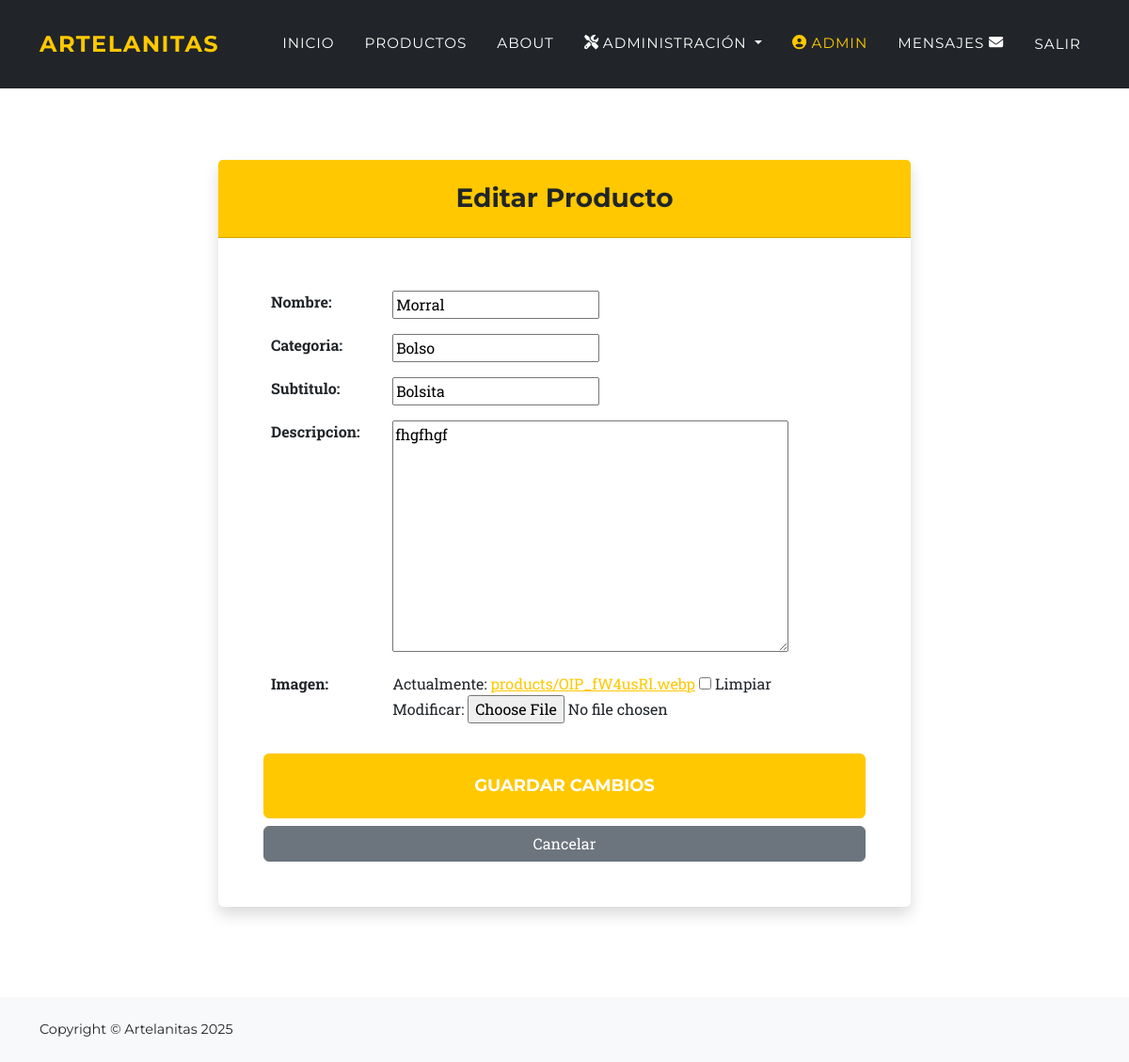
Screenshot of /pages/editar/6/ (signed in) with the database file from the repository.
### negocio/models.py (models this page shows, shortened)
class Product(models.Model):
    nombre = models.CharField(max_length=200)
    categoria = models.CharField(max_length=100, blank=True)
    subtitulo = models.CharField(max_length=200, blank=True)
    descripcion = RichTextField(blank=True)
    imagen = models.ImageField(upload_to='products/', blank=True, null=True)
    precio = models.IntegerField()
    fecha_creacion = models.DateTimeField(default=timezone.now)

### negocio/views.py (the view)
# urls.py: path('pages/editar/<int:pk>/', views.ProductUpdate.as_view(), name='product_update'),
class ProductUpdate(LoginRequiredMixin, UpdateView):
    model = Product
    template_name = "negocio/form_producto_editar.html"
    fields = ['nombre', 'categoria', 'subtitulo', 'descripcion', 'imagen']
    success_url = reverse_lazy('inicio')

### negocio/templates/negocio/form_producto_editar.html (shortened to what this page needs)
{% extends "negocio/base.html" %}
{% block content %}
<section class="page-section" style="padding-top: 120px;">
    <div class="container">
        <div class="row justify-content-center">
            <div class="col-lg-8">
                <div class="card shadow border-0">
                    <div class="card-header bg-warning text-white text-center py-4">
                        <h3 class="m-0 text-dark">Editar Producto</h3>
                    </div>
                    <div class="card-body p-5">
                        <form method="POST" enctype="multipart/form-data">
                            <table class="table table-borderless">
                                {{ form.as_table }}
                            </table>
                            <div class="d-grid gap-2 mt-4">
                                <button type="submit" class="btn btn-primary btn-xl text-uppercase">Guardar Cambios</button>
                                <a href="{% url 'inicio' %}" class="btn btn-secondary">Cancelar</a>
                            </div>
                        </form>
                    </div>
                </div>
            </div>
        </div>
    </div>
</section>
{% endblock %}

### negocio/templates/negocio/base.html (shortened to what this page needs)
<!DOCTYPE html>
<html lang="es">
<head>
    {% load static %}
    <link href="{% static 'css/styles.css' %}" rel="stylesheet" />
</head>
<body id="page-top">
    <nav class="navbar navbar-expand-lg navbar-dark fixed-top" id="mainNav" style="background-color: #212529;">
        <div class="container">
            <a class="navbar-brand" href="{% url 'inicio' %}">ARTELANITAS</a>
            <div class="collapse navbar-collapse" id="navbarResponsive">
                <ul class="navbar-nav text-uppercase ms-auto py-4 py-lg-0">
                    <li class="nav-item"><a class="nav-link" href="{% url 'inicio' %}">Inicio</a></li>
                    <li class="nav-item"><a class="nav-link" href="{% url 'pages' %}">Productos</a></li>
                    <li class="nav-item"><a class="nav-link" href="{% url 'about' %}">About</a></li>
                    {% if user.is_authenticated %}
                        <li class="nav-item dropdown">
                            <a class="nav-link dropdown-toggle" href="#" id="navbarDropdown" role="button" data-bs-toggle="dropdown" aria-expanded="false">
                                <i class="fas fa-tools"></i> Administración
                            </a>
                        </li>
                        <li class="nav-item">
                            <a class="nav-link text-warning" href="{% url 'editar_perfil' %}">
                                <i class="fas fa-user-circle"></i> {{ user.username }}
                            </a>
                        </li>
                        <li class="nav-item">
                            <a class="nav-link" href="{% url 'inbox' %}">Mensajes <i class="fas fa-envelope"></i></a>
                        </li>
                        <li class="nav-item">
                            <form action="{% url 'logout' %}" method="post" class="d-inline">
                                <button type="submit" class="nav-link btn btn-link text-uppercase" style="text-decoration: none;">Salir</button>
                            </form>
                        </li>
                    {% else %}
                        <li class="nav-item"><a class="nav-link" href="{% url 'login' %}">Login</a></li>
                        <li class="nav-item"><a class="nav-link" href="{% url 'registro' %}">Registrarse</a></li>
                    {% endif %}
                </ul>
            </div>
        </div>
    </nav>
    <div style="padding-top: 50px;">
        {% block content %}
        {% endblock %}
    </div>
    <footer class="footer py-4 bg-light">
        <div class="container">
            <div class="row align-items-center">
                <div class="col-lg-4 text-lg-start">Copyright &copy; Artelanitas 2025</div>
            </div>
        </div>
    </footer>
</body>
</html>

### rows the page displays
Product: nombre "Morral", categoria "Bolso", subtitulo "Bolsita", descripcion "fhgfhgf"

### other values shown
{{ user.username }} "ADMIN"
